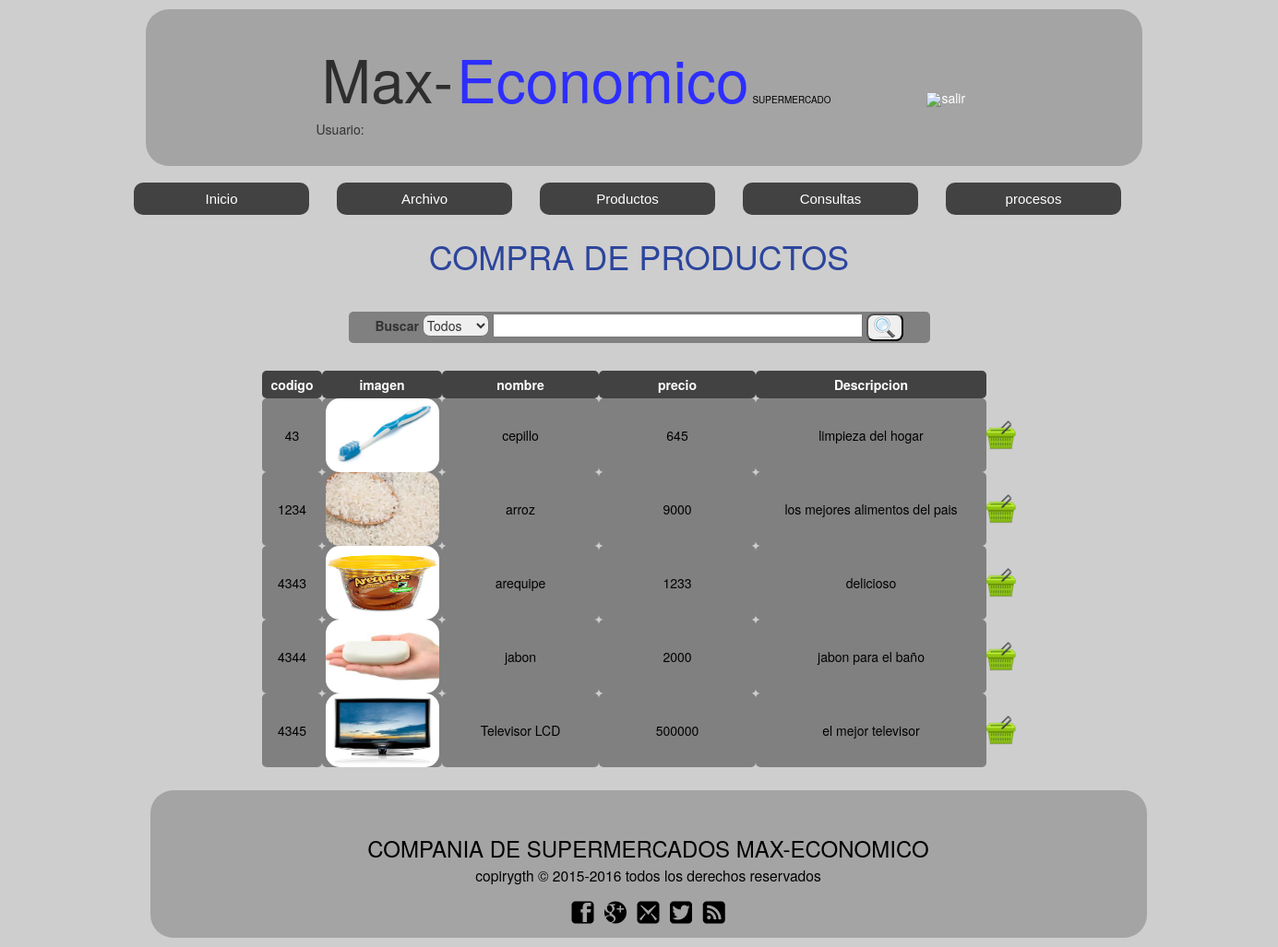
The page /compraproductos.php (signed in) on the database its author committed.
### tables this page shows
CREATE TABLE `productos` (
  `prod_codigo` int(5) NOT NULL,
  `prod_nombre` varchar(15) NOT NULL,
  `prod_fecha` date NOT NULL,
  `prod_categoria` varchar(100) NOT NULL,
  `prod_provedor` varchar(100) NOT NULL,
  `prod_precio` int(20) NOT NULL,
  `prod_descripcion` varchar(100) NOT NULL,
  `prod_imagen` varchar(100) NOT NULL,
  PRIMARY KEY  (`prod_codigo`)
);

### compraproductos.php (the view, shortened to what this page needs)
<!DOCTYPE html>
<html>
<head>
	<link rel="stylesheet" type="text/css" href="css/estilo.css">
	<link rel="stylesheet" type="text/css" href="css/normalizer.css">
	<link rel="stylesheet" type="text/css" href="css/bottstrap/bootstrap.min.css">
</head>
<body class="cuerpo">
<center>
	<section class="contenedorinicio1">
		<br>
		<h1 class="tituloinicio1">
     	 Max-
		</h1>
		<h2 class="tituloinicio2">
    	 Economico
		</h2>
		<h3 class="tituloinicio3">
		  SUPERMERCADO
		</h3>
		<a id="ingresar" href="cerrar_sesion.php"><img class="iconingresar" src="imagenes/cerrar">salir</a>
	 	<br>
	 	 <div id="usuario">
	     <?php
        echo  " Usuario: ".$nombreususer ;
        ?>
        </div>
  </section>
    <div id="menu2">
	<ul>
	  <li class="nivel1">
	    <a href="principalservicio.php" class="nivel1">Inicio</a>
	  </li>
	  <li class="nivel1"><a href="#" class="nivel1">Archivo</a>
	  </li>
	  <li class="nivel1"><a href="#" class="nivel1">Productos</a>
		</li>
	  <li class="nivel1"><a href="#" class="nivel1">Consultas</a>
	</li>
	<li class="nivel1"><a href="#" class="nivel1">procesos</a>
	</li>
	</ul>
    </div>
    <br>
	<br>
	<h1> COMPRA DE PRODUCTOS</h1>
	  <section id="cuerpo2">
				<form  id="frmbuscar" method="POST" action="">
						<label id="lblbuscar">Buscar</label>
							<select id="selbuscar" name="selcampo">
								<option value="todos">Todos</option>
							</select>
						<input type="text" name="txtbuscar" size="50" height="5px" class="campobuscar">
						<button type="submit" name="btnbuscar" class="botonbuscar">
							<img src="imagenes/lupa.png">
						</button>
				</form>
				<br>
				<table >
				 <tr id="titulo2prod">
				 	 <th id="codigo">
				        codigo
				     </th>
				     <th id="imagen">
				        imagen
				     </th>
				      <th  id="nombre">
				        nombre
				     </th>
				     <th  id="precio">
				        precio
				     </th>
				     <th  id="descripcion">
				        Descripcion
				     </th>
				 <tr>
				<?php
				$con  = ConectarBD();
				$sSQL = "SELECT * FROM productos".$where;
				$datos = $con->query($sSQL);
				foreach( $datos as $fila)
				{
				 $imagen=$fila['prod_imagen'];
				 echo '<tr id="contenido">';
				 	echo '<td id="codigo">';
				       echo $fila['prod_codigo'];
				    echo '</td>';
				    echo '<td id="imagen">';
				       echo "<img id='imagenpro' src='$imagen' >";
				    echo '</td>';
				    echo '<td id="nombre">';
				       echo $fila['prod_nombre'];
				    echo '</td>';
				    echo '<td id="precio">';
				       echo $fila['prod_precio'];
				    echo '</td>';
				    echo '<td id="descripcion">';
				       echo $fila['prod_descripcion'];
				    echo '</td>';
				    echo '<td class="imgicon">';
				       echo '<a href="formulariotransacciones.php?codigo='.$fila['prod_codigo'].'"><img class="imgicon" src="imagenes/comprar.png" > </a>';
				    echo '</td>';
				 echo '</tr>';
				}
			?>
		</table>
      </section>
    <?php
	 include_once("pie.php");
	?>
	</center>
  </body>
</html>

### pie.php
<?php
echo '
  <link rel="stylesheet" type="text/css" href="iconos/icon.css">
  <link rel="stylesheet" type="text/css"  href="css/estilo.css">
  <footer id = "pie">
		<h3 id="pie">COMPANIA DE SUPERMERCADOS MAX-ECONOMICO <br><small class="peque">copirygth &copy 2015-2016 todos los derechos reservados</small>	</h3>
			    <figure  class="iconos"  >
				<src="icon.css" alt="icono" class="icono icon-facebook"  >
			    </figure>
			    <figure  class="iconos">
				<src="icon.css" alt="icono" class="icono icon-googlemas" >
			    </figure>
			    <figure class="iconos" >
				<src="icon.css" alt="icono" class="icono icon-mail" >
			    </figure>
			    <figure  class="iconos">
				<src="icon.css" alt="icono" class="icono icon-twitter" >
			    </figure>
			    <figure  class="iconos">
				<src="icon.css" alt="icono" class="icono icon-feed" >
	</footer>';
?>

### css/estilo.css (style rules this page uses)
.imgicon { background:#cecece; }
.cuerpo { background:#cecece; }
#menu2 { text-align: center; font-size: 15px; width: 1300px; background: blue; margin: 18px auto 12px 75px; background: blue; }
#menu2 ul { list-style-type: none; }
#menu2 ul li.nivel1 { float: left; width: 220px; }
#menu2 ul li a { display: block; text-decoration: none; color: #fff; background-color: #424242; padding: 7px; position: relative; margin-left: 30px; font-family: arial; border-radius: 10px; }
#menu2 ul li a.nivel1 { display: block!important; display: none; position: relative; }
h1 { text-align: center; color: #2C459D; }
h2 { text-align: center; }
form { margin: 0 auto; width: 870px; }
table { margin: 10px auto; }
div { margin: 5 0 0 30; width: 500px; text-align: justify; border: blue; }
footer { font-size: 20px; background-color: #A4A4A4; height: 160px; width: 1080px; margin-left: 20px; margin-top: 25px; margin-bottom: 10px; color: black; border-radius: 25px; padding: 30px; }
.peque { color: black; }
.tituloinicio1 { display: inline-left; display: inline-block; color: #2E2E2E; font-size: 64px; }
.tituloinicio2 { display: inline-block; color: #2E2EFE; font-size: 64px; }
.tituloinicio3 { display: inline-block; font-size: 10px; color:#000; }
.contenedorinicio1 { width: 1080px; background: #A4A4A4; margin-left:10px; margin-top: 10px; height: 170px; border-radius: 25px; display: inline-block; }
#ingresar { margin-left: 100px; color: white; display: inline-block; text-align: center; text-decoration: none; }
.iconingresar { display: inline-block; }
.iconos { font-size: 24px; display: inline-block; margin: 3px 3px 3px 3px; cursor: pointer; }
.icono { cursor: pointer; }
#titulo2prod { background-color: #424242; color: #fff; line-height: 30px; }
#codigo { width: 65px; text-align:center; border-radius: 5px; }
#nombre { width: 170px; border-radius: 5px; text-align: center; }
#imagen { width: 130px; border-radius: 5px; text-align: center; }
#precio { width: 170px; border-radius: 5px; text-align: center; }
#descripcion { width: 250px; border-radius: 5px; text-align: center; }
#contenido { background-color: gray; color: black; }
#frmbuscar { background: gray; margin-top: 40px; width: 630px; padding: 2px; border-radius: 5px; }
.botonbuscar { border-radius: 8px; }
#selbuscar { border-radius: 8px; }
#usuario { margin-right: 210px; }
#imagenpro { border-radius: 15px; width: 123px; height: 80px; }

### rows shown on the page
productos: prod_codigo "43", prod_imagen (picture), prod_nombre "cepillo", prod_precio "645", prod_descripcion "limpieza del hogar"
productos: prod_codigo "1234", prod_imagen (picture), prod_nombre "arroz", prod_precio "9000", prod_descripcion "los mejores alimentos del pais"
productos: prod_codigo "4343", prod_imagen (picture), prod_nombre "arequipe", prod_precio "1233", prod_descripcion "delicioso"
productos: prod_codigo "4344", prod_imagen (picture), prod_nombre "jabon", prod_precio "2000", prod_descripcion "jabon para el baño"
productos: prod_codigo "4345", prod_imagen (picture), prod_nombre "Televisor LCD", prod_precio "500000", prod_descripcion "el mejor televisor"
